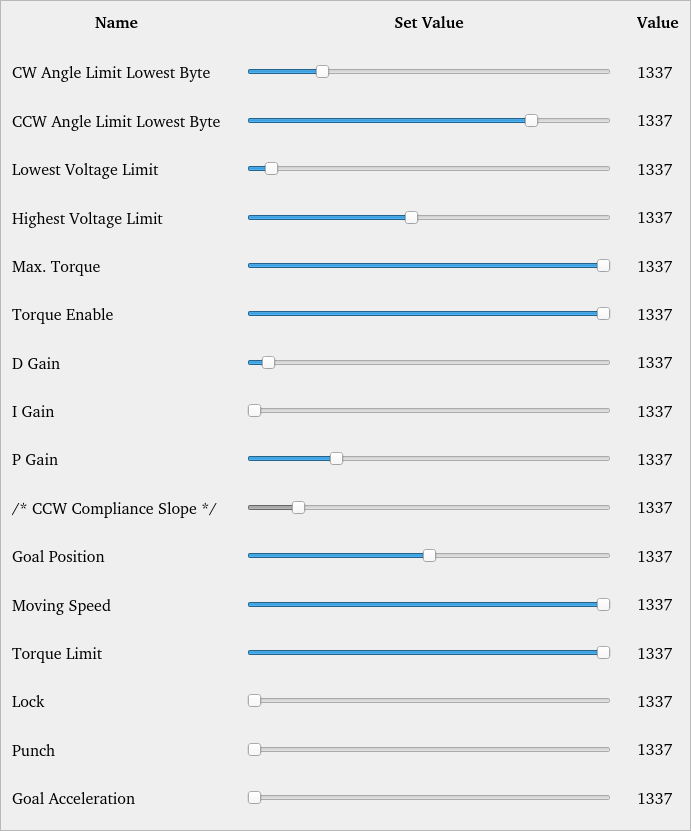
   <widget class="QFrame" name="frame">
    <property name="geometry">
     <rect>
      <x>10</x>
      <y>10</y>
      <width>691</width>
      <height>831</height>
     </rect>
    </property>
    <property name="frameShape">
     <enum>QFrame::StyledPanel</enum>
    </property>
    <property name="frameShadow">
     <enum>QFrame::Raised</enum>
    </property>
    <layout class="QGridLayout" name="gridLayout">
     <item row="0" column="0">
      <widget class="QLabel" name="label_18">
       <property name="font">
        <font>
         <family>Bitstream Charter</family>
         <pointsize>12</pointsize>
         <weight>75</weight>
         <bold>true</bold>
        </font>
       </property>
       <property name="layoutDirection">
        <enum>Qt::LeftToRight</enum>
       </property>
       <property name="text">
        <string>Name</string>
       </property>
       <property name="textFormat">
        <enum>Qt::AutoText</enum>
       </property>
       <property name="alignment">
        <set>Qt::AlignCenter</set>
       </property>
      </widget>
     </item>
     <item row="0" column="2">
      <widget class="QLabel" name="label_23">
       <property name="font">
        <font>
         <family>Bitstream Charter</family>
         <pointsize>12</pointsize>
         <weight>75</weight>
         <bold>true</bold>
        </font>
       </property>
       <property name="layoutDirection">
        <enum>Qt::LeftToRight</enum>
       </property>
       <property name="text">
        <string>Set Value</string>
       </property>
       <property name="textFormat">
        <enum>Qt::AutoText</enum>
       </property>
       <property name="alignment">
        <set>Qt::AlignCenter</set>
       </property>
      </widget>
     </item>
     <item row="0" column="4">
      <widget class="QLabel" name="label_28">
       <property name="font">
        <font>
         <family>Bitstream Charter</family>
         <pointsize>12</pointsize>
         <weight>75</weight>
         <bold>true</bold>
        </font>
       </property>
       <property name="layoutDirection">
        <enum>Qt::LeftToRight</enum>
       </property>
       <property name="text">
        <string>Value</string>
       </property>
       <property name="textFormat">
        <enum>Qt::AutoText</enum>
       </property>
       <property name="alignment">
        <set>Qt::AlignCenter</set>
       </property>
      </widget>
     </item>
     <item row="1" column="2">
      <spacer name="verticalSpacer_2">
       <property name="orientation">
        <enum>Qt::Vertical</enum>
       </property>
       <property name="sizeType">
        <enum>QSizePolicy::Fixed</enum>
       </property>
       <property name="sizeHint" stdset="0">
        <size>
         <width>20</width>
         <height>13</height>
        </size>
       </property>
      </spacer>
     </item>
     <item row="2" column="0">
      <widget class="QLabel" name="label_6">
       <property name="font">
        <font>
         <family>Bitstream Charter</family>
         <pointsize>12</pointsize>
        </font>
       </property>
       <property name="layoutDirection">
        <enum>Qt::RightToLeft</enum>
       </property>
       <property name="text">
        <string>CW Angle Limit Lowest Byte</string>
       </property>
      </widget>
     </item>
     <item row="2" column="1">
      <spacer name="horizontalSpacer_2">
       <property name="orientation">
        <enum>Qt::Horizontal</enum>
       </property>
       <property name="sizeType">
        <enum>QSizePolicy::Fixed</enum>
       </property>
       <property name="sizeHint" stdset="0">
        <size>
         <width>20</width>
         <height>20</height>
        </size>
       </property>
      </spacer>
     </item>
     <item row="2" column="2">
      <widget class="QSlider" name="hs_cw_angle_limit_l">
       <property name="enabled">
        <bool>true</bool>
       </property>
       <property name="sizePolicy">
        <sizepolicy hsizetype="Expanding" vsizetype="Expanding">
         <horstretch>0</horstretch>
         <verstretch>0</verstretch>
        </sizepolicy>
       </property>
       <property name="maximum">
        <number>4095</number>
       </property>
       <property name="value">
        <number>800</number>
       </property>
       <property name="orientation">
        <enum>Qt::Horizontal</enum>
       </property>
      </widget>
     </item>
     <item row="2" column="4">
      <widget class="QLabel" name="l_cw_angle_limit_l">
       <property name="sizePolicy">
        <sizepolicy hsizetype="Fixed" vsizetype="Fixed">
         <horstretch>0</horstretch>
         <verstretch>0</verstretch>
        </sizepolicy>
       </property>
       <property name="minimumSize">
        <size>
         <width>37</width>
         <height>20</height>
        </size>
       </property>
       <property name="font">
        <font>
         <family>Bitstream Charter</family>
         <pointsize>12</pointsize>
        </font>
       </property>
       <property name="text">
        <string>1337</string>
       </property>
      </widget>
     </item>
     <item row="3" column="0">
      <widget class="QLabel" name="label_13">
       <property name="font">
        <font>
         <family>Bitstream Charter</family>
         <pointsize>12</pointsize>
        </font>
       </property>
       <property name="layoutDirection">
        <enum>Qt::RightToLeft</enum>
       </property>
       <property name="text">
        <string>CCW Angle Limit Lowest Byte</string>
       </property>
      </widget>
     </item>
     <item row="3" column="2">
      <widget class="QSlider" name="hs_ccw_angle_limit_l">
       <property name="enabled">
        <bool>true</bool>
       </property>
       <property name="sizePolicy">
        <sizepolicy hsizetype="Expanding" vsizetype="Expanding">
         <horstretch>0</horstretch>
         <verstretch>0</verstretch>
        </sizepolicy>
       </property>
       <property name="maximum">
        <number>4095</number>
       </property>
       <property name="value">
        <number>3248</number>
       </property>
       <property name="orientation">
        <enum>Qt::Horizontal</enum>
       </property>
      </widget>
     </item>
     <item row="3" column="4">
      <widget class="QLabel" name="l_ccw_angle_limit_l">
       <property name="sizePolicy">
        <sizepolicy hsizetype="Fixed" vsizetype="Fixed">
         <horstretch>0</horstretch>
         <verstretch>0</verstretch>
        </sizepolicy>
       </property>
       <property name="minimumSize">
        <size>
         <width>37</width>
         <height>20</height>
        </size>
       </property>
       <property name="font">
        <font>
         <family>Bitstream Charter</family>
         <pointsize>12</pointsize>
        </font>
       </property>
       <property name="text">
        <string>1337</string>
       </property>
      </widget>
     </item>
     <item row="4" column="0">
      <widget class="QLabel" name="label_11">
       <property name="font">
        <font>
         <family>Bitstream Charter</family>
         <pointsize>12</pointsize>
        </font>
       </property>
       <property name="layoutDirection">
        <enum>Qt::RightToLeft</enum>
       </property>
       <property name="text">
        <string>Lowest Voltage Limit</string>
       </property>
      </widget>
     </item>
     <item row="4" column="2">
      <widget class="QSlider" name="hs_lowest_voltage_limit">
       <property name="enabled">
        <bool>true</bool>
       </property>
       <property name="sizePolicy">
        <sizepolicy hsizetype="Expanding" vsizetype="Expanding">
         <horstretch>0</horstretch>
         <verstretch>0</verstretch>
        </sizepolicy>
       </property>
       <property name="minimum">
        <number>50</number>
       </property>
       <property name="maximum">
        <number>250</number>
       </property>
       <property name="value">
        <number>60</number>
       </property>
       <property name="orientation">
        <enum>Qt::Horizontal</enum>
       </property>
      </widget>
     </item>
     <item row="4" column="4">
      <widget class="QLabel" name="l_lowest_voltage_limit">
       <property name="sizePolicy">
        <sizepolicy hsizetype="Fixed" vsizetype="Fixed">
         <horstretch>0</horstretch>
         <verstretch>0</verstretch>
        </sizepolicy>
       </property>
       <property name="minimumSize">
        <size>
         <width>37</width>
         <height>20</height>
        </size>
       </property>
       <property name="font">
        <font>
         <family>Bitstream Charter</family>
         <pointsize>12</pointsize>
        </font>
       </property>
       <property name="text">
        <string>1337</string>
       </property>
      </widget>
     </item>
     <item row="5" column="0">
      <widget class="QLabel" name="label_14">
       <property name="font">
        <font>
         <family>Bitstream Charter</family>
         <pointsize>12</pointsize>
        </font>
       </property>
       <property name="layoutDirection">
        <enum>Qt::RightToLeft</enum>
       </property>
       <property name="text">
        <string>Highest Voltage Limit</string>
       </property>
      </widget>
     </item>
     <item row="5" column="2">
      <widget class="QSlider" name="hs_highest_voltage_limit">
       <property name="enabled">
        <bool>true</bool>
       </property>
       <property name="sizePolicy">
        <sizepolicy hsizetype="Expanding" vsizetype="Expanding">
         <horstretch>0</horstretch>
         <verstretch>0</verstretch>
        </sizepolicy>
       </property>
       <property name="minimum">
        <number>50</number>
       </property>
       <property name="maximum">
        <number>250</number>
       </property>
       <property name="value">
        <number>140</number>
       </property>
       <property name="orientation">
        <enum>Qt::Horizontal</enum>
       </property>
      </widget>
     </item>
     <item row="6" column="2">
      <widget class="QSlider" name="hs_max_torque_l">
       <property name="enabled">
        <bool>true</bool>
       </property>
       <property name="sizePolicy">
        <sizepolicy hsizetype="Expanding" vsizetype="Expanding">
         <horstretch>0</horstretch>
         <verstretch>0</verstretch>
        </sizepolicy>
       </property>
       <property name="maximum">
        <number>1023</number>
       </property>
       <property name="value">
        <number>1023</number>
       </property>
       <property name="orientation">
        <enum>Qt::Horizontal</enum>
       </property>
      </widget>
     </item>
     <item row="5" column="4">
      <widget class="QLabel" name="l_highest_voltage_limit">
       <property name="sizePolicy">
        <sizepolicy hsizetype="Fixed" vsizetype="Fixed">
         <horstretch>0</horstretch>
         <verstretch>0</verstretch>
        </sizepolicy>
       </property>
       <property name="minimumSize">
        <size>
         <width>37</width>
         <height>20</height>
        </size>
       </property>
       <property name="font">
        <font>
         <family>Bitstream Charter</family>
         <pointsize>12</pointsize>
        </font>
       </property>
       <property name="text">
        <string>1337</string>
       </property>
      </widget>
     </item>
     <item row="6" column="0">
      <widget class="QLabel" name="label_44">
       <property name="font">
        <font>
         <family>Bitstream Charter</family>
         <pointsize>12</pointsize>
        </font>
       </property>
       <property name="layoutDirection">
        <enum>Qt::RightToLeft</enum>
       </property>
       <property name="text">
        <string>Max. Torque</string>
       </property>
      </widget>
     </item>
     <item row="7" column="2">
      <widget class="QSlider" name="hs_torque_enable">
       <property name="sizePolicy">
        <sizepolicy hsizetype="Expanding" vsizetype="Expanding">
         <horstretch>0</horstretch>
         <verstretch>0</verstretch>
        </sizepolicy>
       </property>
       <property name="maximum">
        <number>1</number>
       </property>
       <property name="value">
        <number>1</number>
       </property>
       <property name="orientation">
        <enum>Qt::Horizontal</enum>
       </property>
      </widget>
     </item>
     <item row="6" column="4">
      <widget class="QLabel" name="l_max_torque_l">
       <property name="sizePolicy">
        <sizepolicy hsizetype="Fixed" vsizetype="Fixed">
         <horstretch>0</horstretch>
         <verstretch>0</verstretch>
        </sizepolicy>
       </property>
       <property name="minimumSize">
        <size>
         <width>37</width>
         <height>20</height>
        </size>
       </property>
       <property name="font">
        <font>
         <family>Bitstream Charter</family>
         <pointsize>12</pointsize>
        </font>
       </property>
       <property name="text">
        <string>1337</string>
       </property>
      </widget>
     </item>
     <item row="7" column="0">
      <widget class="QLabel" name="label_38">
       <property name="font">
        <font>
         <family>Bitstream Charter</family>
         <pointsize>12</pointsize>
        </font>
       </property>
       <property name="layoutDirection">
        <enum>Qt::RightToLeft</enum>
       </property>
       <property name="text">
        <string>Torque Enable</string>
       </property>
      </widget>
     </item>
     <item row="8" column="2">
      <widget class="QSlider" name="hs_d_gain">
       <property name="sizePolicy">
        <sizepolicy hsizetype="Expanding" vsizetype="Expanding">
         <horstretch>0</horstretch>
         <verstretch>0</verstretch>
        </sizepolicy>
       </property>
       <property name="maximum">
        <number>255</number>
       </property>
       <property name="value">
        <number>10</number>
       </property>
       <property name="orientation">
        <enum>Qt::Horizontal</enum>
       </property>
      </widget>
     </item>
     <item row="7" column="4">
      <widget class="QLabel" name="l_torque_enable">
       <property name="sizePolicy">
        <sizepolicy hsizetype="Fixed" vsizetype="Fixed">
         <horstretch>0</horstretch>
         <verstretch>0</verstretch>
        </sizepolicy>
       </property>
       <property name="minimumSize">
        <size>
         <width>37</width>
         <height>20</height>
        </size>
       </property>
       <property name="font">
        <font>
         <family>Bitstream Charter</family>
         <pointsize>12</pointsize>
        </font>
       </property>
       <property name="text">
        <string>1337</string>
       </property>
      </widget>
     </item>
     <item row="8" column="0">
      <widget class="QLabel" name="label_43">
       <property name="font">
        <font>
         <family>Bitstream Charter</family>
         <pointsize>12</pointsize>
        </font>
       </property>
       <property name="layoutDirection">
        <enum>Qt::RightToLeft</enum>
       </property>
       <property name="text">
        <string>D Gain</string>
       </property>
      </widget>
     </item>
     <item row="9" column="2">
      <widget class="QSlider" name="hs_i_gain">
       <property name="sizePolicy">
        <sizepolicy hsizetype="Expanding" vsizetype="Expanding">
         <horstretch>0</horstretch>
         <verstretch>0</verstretch>
        </sizepolicy>
       </property>
       <property name="maximum">
        <number>255</number>
       </property>
       <property name="value">
        <number>0</number>
       </property>
       <property name="orientation">
        <enum>Qt::Horizontal</enum>
       </property>
      </widget>
     </item>
     <item row="8" column="4">
      <widget class="QLabel" name="l_d_gain">
       <property name="sizePolicy">
        <sizepolicy hsizetype="Fixed" vsizetype="Fixed">
         <horstretch>0</horstretch>
         <verstretch>0</verstretch>
        </sizepolicy>
       </property>
       <property name="minimumSize">
        <size>
         <width>37</width>
         <height>20</height>
        </size>
       </property>
       <property name="font">
        <font>
         <family>Bitstream Charter</family>
         <pointsize>12</pointsize>
        </font>
       </property>
       <property name="text">
        <string>1337</string>
       </property>
      </widget>
     </item>
     <item row="9" column="0">
      <widget class="QLabel" name="label_45">
       <property name="font">
        <font>
         <family>Bitstream Charter</family>
         <pointsize>12</pointsize>
        </font>
       </property>
       <property name="layoutDirection">
        <enum>Qt::RightToLeft</enum>
       </property>
       <property name="text">
        <string>I Gain</string>
       </property>
      </widget>
     </item>
     <item row="10" column="2">
      <widget class="QSlider" name="hs_p_gain">
       <property name="sizePolicy">
        <sizepolicy hsizetype="Expanding" vsizetype="Expanding">
         <horstretch>0</horstretch>
         <verstretch>0</verstretch>
        </sizepolicy>
       </property>
       <property name="maximum">
        <number>255</number>
       </property>
       <property name="value">
        <number>60</number>
       </property>
       <property name="orientation">
        <enum>Qt::Horizontal</enum>
       </property>
      </widget>
     </item>
     <item row="9" column="4">
      <widget class="QLabel" name="l_i_gain">
       <property name="sizePolicy">
        <sizepolicy hsizetype="Fixed" vsizetype="Fixed">
         <horstretch>0</horstretch>
         <verstretch>0</verstretch>
        </sizepolicy>
       </property>
       <property name="minimumSize">
        <size>
         <width>37</width>
         <height>20</height>
        </size>
       </property>
       <property name="font">
        <font>
         <family>Bitstream Charter</family>
         <pointsize>12</pointsize>
        </font>
       </property>
       <property name="text">
        <string>1337</string>
       </property>
      </widget>
     </item>
     <item row="10" column="4">
      <widget class="QLabel" name="l_p_gain">
       <property name="sizePolicy">
        <sizepolicy hsizetype="Fixed" vsizetype="Fixed">
         <horstretch>0</horstretch>
         <verstretch>0</verstretch>
        </sizepolicy>
       </property>
       <property name="minimumSize">
        <size>
         <width>37</width>
         <height>20</height>
        </size>
       </property>
       <property name="font">
        <font>
         <family>Bitstream Charter</family>
         <pointsize>12</pointsize>
        </font>
       </property>
       <property name="text">
        <string>1337</string>
       </property>
      </widget>
     </item>
     <item row="10" column="0">
      <widget class="QLabel" name="label_42">
       <property name="font">
        <font>
         <family>Bitstream Charter</family>
         <pointsize>12</pointsize>
        </font>
       </property>
       <property name="layoutDirection">
        <enum>Qt::RightToLeft</enum>
       </property>
       <property name="text">
        <string>P Gain</string>
       </property>
      </widget>
     </item>
     <item row="11" column="2">
      <widget class="QSlider" name="hs_ccw_compliance_slope">
       <property name="enabled">
        <bool>false</bool>
       </property>
       <property name="sizePolicy">
        <sizepolicy hsizetype="Expanding" vsizetype="Expanding">
         <horstretch>0</horstretch>
         <verstretch>0</verstretch>
        </sizepolicy>
       </property>
       <property name="maximum">
        <number>255</number>
       </property>
       <property name="value">
        <number>32</number>
       </property>
       <property name="orientation">
        <enum>Qt::Horizontal</enum>
       </property>
      </widget>
     </item>
     <item row="11" column="0">
      <widget class="QLabel" name="label_34">
       <property name="font">
        <font>
         <family>Bitstream Charter</family>
         <pointsize>12</pointsize>
        </font>
       </property>
       <property name="layoutDirection">
        <enum>Qt::RightToLeft</enum>
       </property>
       <property name="text">
        <string>/* CCW Compliance Slope */</string>
       </property>
      </widget>
     </item>
     <item row="11" column="4">
      <widget class="QLabel" name="l_ccw_compliance_slope">
       <property name="sizePolicy">
        <sizepolicy hsizetype="Fixed" vsizetype="Fixed">
         <horstretch>0</horstretch>
         <verstretch>0</verstretch>
        </sizepolicy>
       </property>
       <property name="minimumSize">
        <size>
         <width>37</width>
         <height>20</height>
        </size>
       </property>
       <property name="font">
        <font>
         <family>Bitstream Charter</family>
         <pointsize>12</pointsize>
        </font>
       </property>
       <property name="text">
        <string>1337</string>
       </property>
      </widget>
     </item>
     <item row="12" column="0">
      <widget class="QLabel" name="label_33">
       <property name="font">
        <font>
         <family>Bitstream Charter</family>
         <pointsize>12</pointsize>
        </font>
       </property>
       <property name="layoutDirection">
        <enum>Qt::RightToLeft</enum>
       </property>
       <property name="text">
        <string>Goal Position</string>
       </property>
      </widget>
     </item>
     <item row="12" column="2">
      <widget class="QSlider" name="hs_goal_pos_l">
       <property name="sizePolicy">
        <sizepolicy hsizetype="Expanding" vsizetype="Expanding">
         <horstretch>0</horstretch>
         <verstretch>0</verstretch>
        </sizepolicy>
       </property>
       <property name="minimum">
        <number>0</number>
       </property>
       <property name="maximum">
        <number>4095</number>
       </property>
       <property name="value">
        <number>2048</number>
       </property>
       <property name="orientation">
        <enum>Qt::Horizontal</enum>
       </property>
      </widget>
     </item>
     <item row="12" column="4">
      <widget class="QLabel" name="l_goal_pos_l">
       <property name="sizePolicy">
        <sizepolicy hsizetype="Fixed" vsizetype="Fixed">
         <horstretch>0</horstretch>
         <verstretch>0</verstretch>
        </sizepolicy>
       </property>
       <property name="minimumSize">
        <size>
         <width>37</width>
         <height>20</height>
        </size>
       </property>
       <property name="font">
        <font>
         <family>Bitstream Charter</family>
         <pointsize>12</pointsize>
        </font>
       </property>
       <property name="text">
        <string>1337</string>
       </property>
      </widget>
     </item>
     <item row="13" column="0">
      <widget class="QLabel" name="label_46">
       <property name="font">
        <font>
         <family>Bitstream Charter</family>
         <pointsize>12</pointsize>
        </font>
       </property>
       <property name="layoutDirection">
        <enum>Qt::RightToLeft</enum>
       </property>
       <property name="text">
        <string>Moving Speed</string>
       </property>
      </widget>
     </item>
     <item row="12" column="3">
      <spacer name="horizontalSpacer_4">
       <property name="orientation">
        <enum>Qt::Horizontal</enum>
       </property>
       <property name="sizeType">
        <enum>QSizePolicy::Fixed</enum>
       </property>
       <property name="sizeHint" stdset="0">
        <size>
         <width>20</width>
         <height>20</height>
        </size>
       </property>
      </spacer>
     </item>
     <item row="13" column="4">
      <widget class="QLabel" name="l_move_speed_l">
       <property name="sizePolicy">
        <sizepolicy hsizetype="Fixed" vsizetype="Fixed">
         <horstretch>0</horstretch>
         <verstretch>0</verstretch>
        </sizepolicy>
       </property>
       <property name="minimumSize">
        <size>
         <width>37</width>
         <height>20</height>
        </size>
       </property>
       <property name="font">
        <font>
         <family>Bitstream Charter</family>
         <pointsize>12</pointsize>
        </font>
       </property>
       <property name="text">
        <string>1337</string>
       </property>
      </widget>
     </item>
     <item row="14" column="0">
      <widget class="QLabel" name="label_48">
       <property name="font">
        <font>
         <family>Bitstream Charter</family>
         <pointsize>12</pointsize>
        </font>
       </property>
       <property name="layoutDirection">
        <enum>Qt::RightToLeft</enum>
       </property>
       <property name="text">
        <string>Torque Limit</string>
       </property>
      </widget>
     </item>
     <item row="14" column="2">
      <widget class="QSlider" name="hs_torque_limit_l">
       <property name="sizePolicy">
        <sizepolicy hsizetype="Expanding" vsizetype="Expanding">
         <horstretch>0</horstretch>
         <verstretch>0</verstretch>
        </sizepolicy>
       </property>
       <property name="minimum">
        <number>0</number>
       </property>
       <property name="maximum">
        <number>1023</number>
       </property>
       <property name="value">
        <number>1023</number>
       </property>
       <property name="orientation">
        <enum>Qt::Horizontal</enum>
       </property>
      </widget>
     </item>
     <item row="14" column="4">
      <widget class="QLabel" name="l_torque_limit_l">
       <property name="sizePolicy">
        <sizepolicy hsizetype="Fixed" vsizetype="Fixed">
         <horstretch>0</horstretch>
         <verstretch>0</verstretch>
        </sizepolicy>
       </property>
       <property name="minimumSize">
        <size>
         <width>37</width>
         <height>20</height>
        </size>
       </property>
       <property name="font">
        <font>
         <family>Bitstream Charter</family>
         <pointsize>12</pointsize>
        </font>
       </property>
       <property name="text">
        <string>1337</string>
       </property>
      </widget>
     </item>
     <item row="15" column="0">
      <widget class="QLabel" name="label_25">
       <property name="font">
        <font>
         <family>Bitstream Charter</family>
         <pointsize>12</pointsize>
        </font>
       </property>
       <property name="layoutDirection">
        <enum>Qt::RightToLeft</enum>
       </property>
       <property name="text">
        <string>Lock</string>
       </property>
      </widget>
     </item>
     <item row="15" column="2">
      <widget class="QSlider" name="hs_lock">
       <property name="enabled">
        <bool>false</bool>
       </property>
       <property name="sizePolicy">
        <sizepolicy hsizetype="Expanding" vsizetype="Expanding">
         <horstretch>0</horstretch>
         <verstretch>0</verstretch>
        </sizepolicy>
       </property>
       <property name="maximum">
        <number>1</number>
       </property>
       <property name="orientation">
        <enum>Qt::Horizontal</enum>
       </property>
      </widget>
     </item>
     <item row="15" column="4">
      <widget class="QLabel" name="l_lock">
       <property name="sizePolicy">
        <sizepolicy hsizetype="Fixed" vsizetype="Fixed">
         <horstretch>0</horstretch>
         <verstretch>0</verstretch>
        </sizepolicy>
       </property>
       <property name="minimumSize">
        <size>
         <width>37</width>
         <height>20</height>
        </size>
       </property>
       <property name="font">
        <font>
         <family>Bitstream Charter</family>
         <pointsize>12</pointsize>
        </font>
       </property>
       <property name="text">
        <string>1337</string>
       </property>
      </widget>
     </item>
     <item row="16" column="0">
      <widget class="QLabel" name="label_27">
       <property name="font">
        <font>
         <family>Bitstream Charter</family>
         <pointsize>12</pointsize>
        </font>
       </property>
       <property name="layoutDirection">
        <enum>Qt::RightToLeft</enum>
       </property>
       <property name="text">
        <string>Punch</string>
       </property>
      </widget>
     </item>
     <item row="16" column="2">
      <widget class="QSlider" name="hs_punch_l">
       <property name="sizePolicy">
        <sizepolicy hsizetype="Expanding" vsizetype="Expanding">
         <horstretch>0</horstretch>
         <verstretch>0</verstretch>
        </sizepolicy>
       </property>
       <property name="minimum">
        <number>32</number>
       </property>
       <property name="maximum">
        <number>1023</number>
       </property>
       <property name="orientation">
        <enum>Qt::Horizontal</enum>
       </property>
      </widget>
     </item>
     <item row="16" column="4">
      <widget class="QLabel" name="l_punch_l">
       <property name="sizePolicy">
        <sizepolicy hsizetype="Fixed" vsizetype="Fixed">
         <horstretch>0</horstretch>
         <verstretch>0</verstretch>
        </sizepolicy>
       </property>
       <property name="minimumSize">
        <size>
         <width>37</width>
         <height>20</height>
        </size>
       </property>
       <property name="font">
        <font>
         <family>Bitstream Charter</family>
         <pointsize>12</pointsize>
        </font>
       </property>
       <property name="text">
        <string>1337</string>
       </property>
      </widget>
     </item>
     <item row="17" column="0">
      <widget class="QLabel" name="label_26">
       <property name="font">
        <font>
         <family>Bitstream Charter</family>
         <pointsize>12</pointsize>
        </font>
       </property>
       <property name="layoutDirection">
        <enum>Qt::RightToLeft</enum>
       </property>
       <property name="text">
        <string>Goal Acceleration</string>
       </property>
      </widget>
     </item>
     <item row="17" column="2">
      <widget class="QSlider" name="hs_goal_acceleration">
       <property name="sizePolicy">
        <sizepolicy hsizetype="Expanding" vsizetype="Expanding">
         <horstretch>0</horstretch>
         <verstretch>0</verstretch>
        </sizepolicy>
       </property>
       <property name="minimum">
        <number>0</number>
       </property>
       <property name="maximum">
        <number>1023</number>
       </property>
       <property name="value">
        <number>0</number>
       </property>
       <property name="orientation">
        <enum>Qt::Horizontal</enum>
       </property>
      </widget>
     </item>
     <item row="17" column="4">
      <widget class="QLabel" name="l_goal_acceleration">
       <property name="sizePolicy">
        <sizepolicy hsizetype="Fixed" vsizetype="Fixed">
         <horstretch>0</horstretch>
         <verstretch>0</verstretch>
        </sizepolicy>
       </property>
       <property name="minimumSize">
        <size>
         <width>37</width>
         <height>20</height>
        </size>
       </property>
       <property name="font">
        <font>
         <family>Bitstream Charter</family>
         <pointsize>12</pointsize>
        </font>
       </property>
       <property name="text">
        <string>1337</string>
       </property>
      </widget>
     </item>
     <item row="13" column="2">
      <widget class="QSlider" name="hs_move_speed_l">
       <property name="sizePolicy">
        <sizepolicy hsizetype="Expanding" vsizetype="Expanding">
         <horstretch>0</horstretch>
         <verstretch>0</verstretch>
        </sizepolicy>
       </property>
       <property name="maximum">
        <number>1023</number>
       </property>
       <property name="value">
        <number>1023</number>
       </property>
       <property name="orientation">
        <enum>Qt::Horizontal</enum>
       </property>
      </widget>
     </item>
    </layout>
   </widget>
